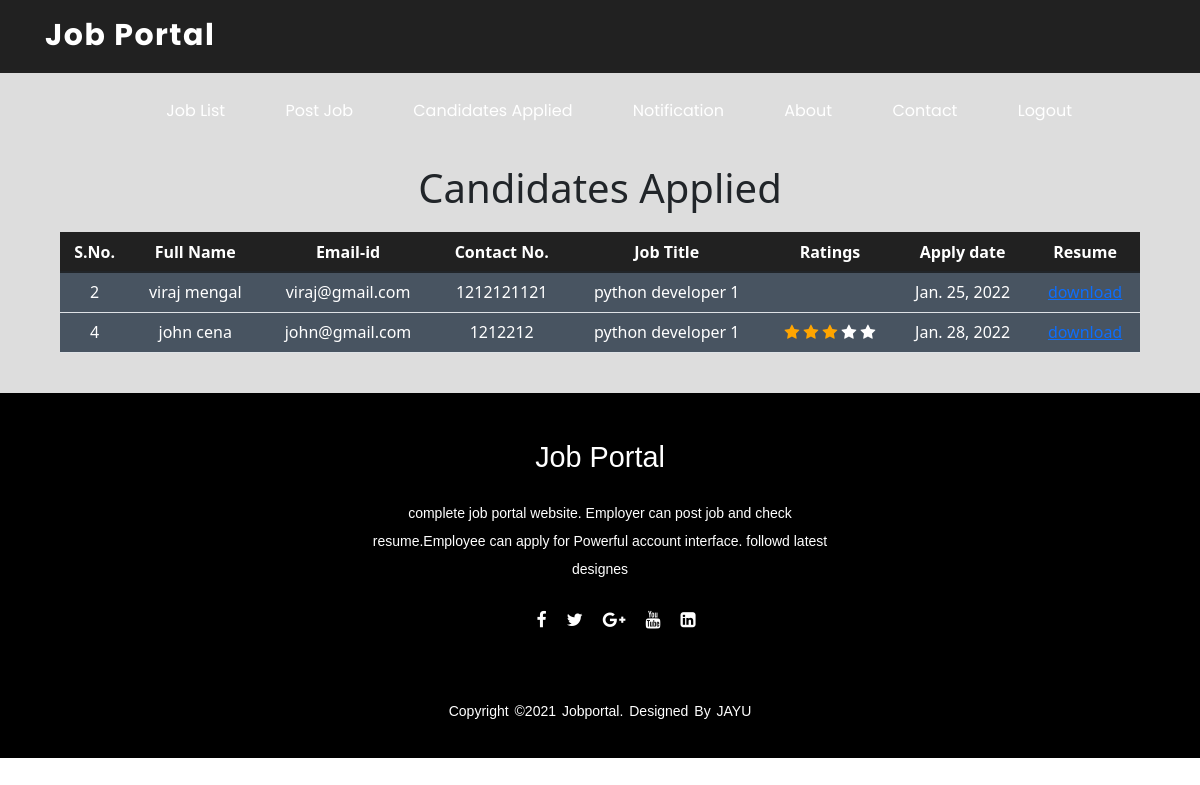
/candidates_applied (signed in), run on an earlier commit of the app's database.
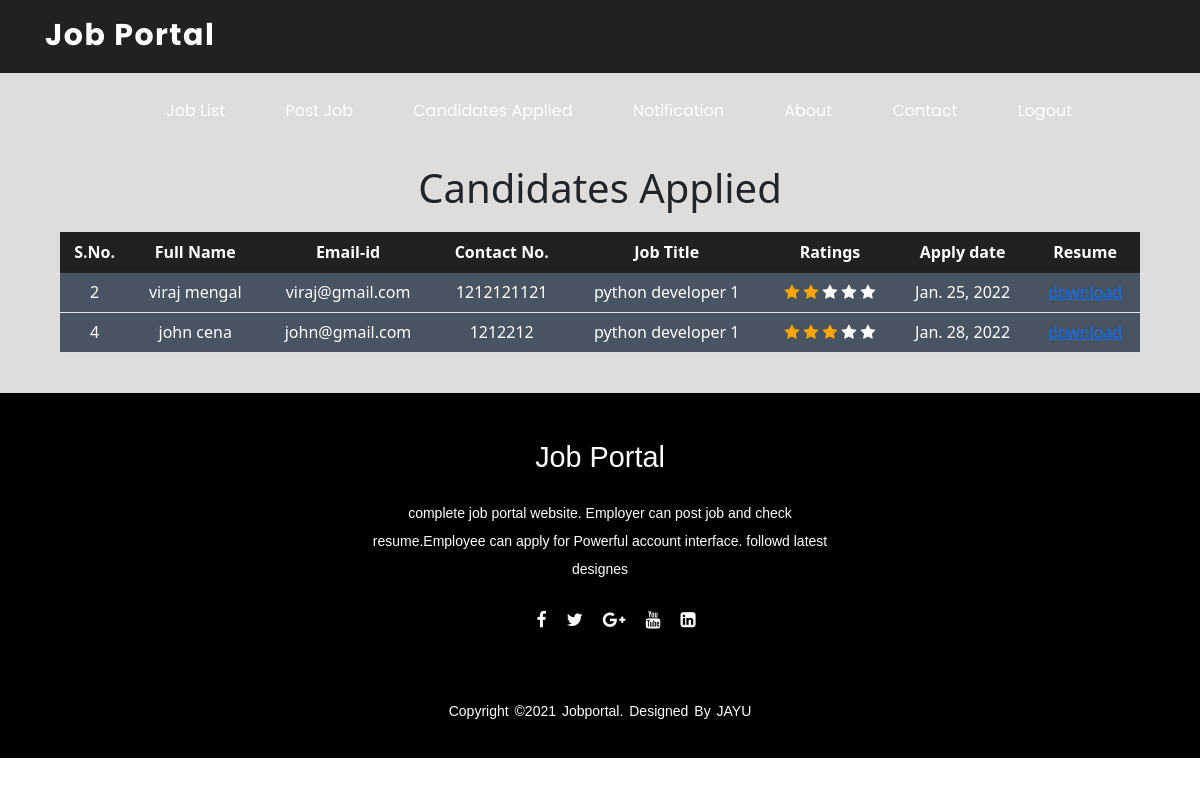
And on a later commit of the database.
### job/models.py (models this page shows, shortened)
class Apply(models.Model):
    job = models.ForeignKey(jobs,on_delete=models.CASCADE)
    student=models.ForeignKey(job_seeker,on_delete=models.CASCADE)
    resume=models.FileField(null=True)
    applied_date=models.DateField()
    def __str__(self):
        return self.student.user.first_name

class job_seeker(models.Model):
    user = models.ForeignKey(User,on_delete=models.CASCADE)
    mobile=models.CharField(max_length=10)
    gender=models.CharField(max_length=20,null=True)
    experience=models.CharField(max_length=20,null=True)
    experience_cmp=models.CharField(max_length=20,null=True)
    type=models.CharField(max_length=20,null=True)

class jobs(models.Model):
    recruiter1 = models.ForeignKey(recruiter,on_delete=models.CASCADE)
    start_date=models.DateField()
    end_date=models.DateField()
    title=models.CharField(max_length=20)
    salary=models.FloatField(max_length=20)
    description=models.CharField(max_length=100)
    image=models.FileField()
    experience=models.CharField(max_length=100)
    location=models.CharField(max_length=20)
    skills=models.CharField(max_length=100)
    creation_date=models.DateField()

class Rating(models.Model):
    recruiter1 = models.ForeignKey(recruiter,on_delete=models.CASCADE)
    student=models.ForeignKey(job_seeker,on_delete=models.CASCADE)
    score = models.IntegerField(default=0,
        validators=[
            MaxValueValidator(5),
            MinValueValidator(0),
        ]
    )
    def __str__(self):
        return self.student.user.first_name

### job/views.py (the view)
# urls.py: path('candidates_applied',views.candidates_applied,name='candidates_applied'),
def candidates_applied(request):
    if not request.user.is_authenticated:
        return redirect('recruiter_login')
    user=request.user
    recruiter2=recruiter.objects.get(user=user)
    data=Apply.objects.all()
    print(data)
    rate=Rating.objects.all()
    print(rate)
    d={'data':data,'recruiter2':recruiter2,'rate':rate}
    return render(request,'job/candidates_applied.html',d)

### templates/job/candidates_applied.html (shortened to what this page needs)
{% extends 'job/recruiter_navigation.html' %}
{% load static %}
{% block content %}
<div class="bg1">
<div class="hedinglist">
<br>
<br>
<h2 style="text-align:center;font-size:40px;margin-top:-16px;">Candidates Applied </h2>
</div>
<div class="listing">
<table class="table table-hover" id="example" >
<thead>
<tr style="text-align:center;">
    <th>S.No.</th>
    <th>Full Name</th>
    <th>Email-id</th>
    <th>Contact No.</th>
    <th>Job Title</th>
    <th>Ratings</th>
    <th>Apply date</th>
    <th>Resume</th>
</tr>
</thead>
    <tbody>
        {% for i in data %}
        {% ifequal request.user.id i.job.recruiter1.user.id %}
            <tr style="background-color:#485461;text-align:center;">
                <td>{{forloop.counter}}</td>
                <td>{{i.student.user.first_name}} {{i.student.user.last_name}}</td>
                <td>{{i.student.user.username}}</td>
                <td>{{i.student.mobile}}</td>
                <td>{{i.job.title}}</td>
                <td>
                    {% for a in rate %}
                        {% if i.student.id == a.student.id %}
                           {% if a.score == 2 %}
                           <span class="fa fa-star checked"></span>
                           <span class="fa fa-star checked"></span>
                           <span class="fa fa-star "></span>
                           <span class="fa fa-star "></span>
                           <span class="fa fa-star "></span>
                           {%endif%}
                           {% if a.score == 3 %}
                           <span class="fa fa-star checked"></span>
                           <span class="fa fa-star checked"></span>
                           <span class="fa fa-star checked"></span>
                           <span class="fa fa-star "></span>
                           <span class="fa fa-star "></span>
                           {%endif%}
                        {%endif%}
                    {%endfor%}
                </td>
                <td>{{i.applied_date}}</td>
                <td><a href = "{{i.resume.url}}"> download </a></td>
            </tr>
            {%endifequal%}
        {%endfor%}
    </tbody>
</table>
<br>
</div>
</div>
{% endblock content %}

What changed in the data, as far as the page shows it:
added Rating: score 2 (drawn), shown under Apply "Jan. 25, 2022"
